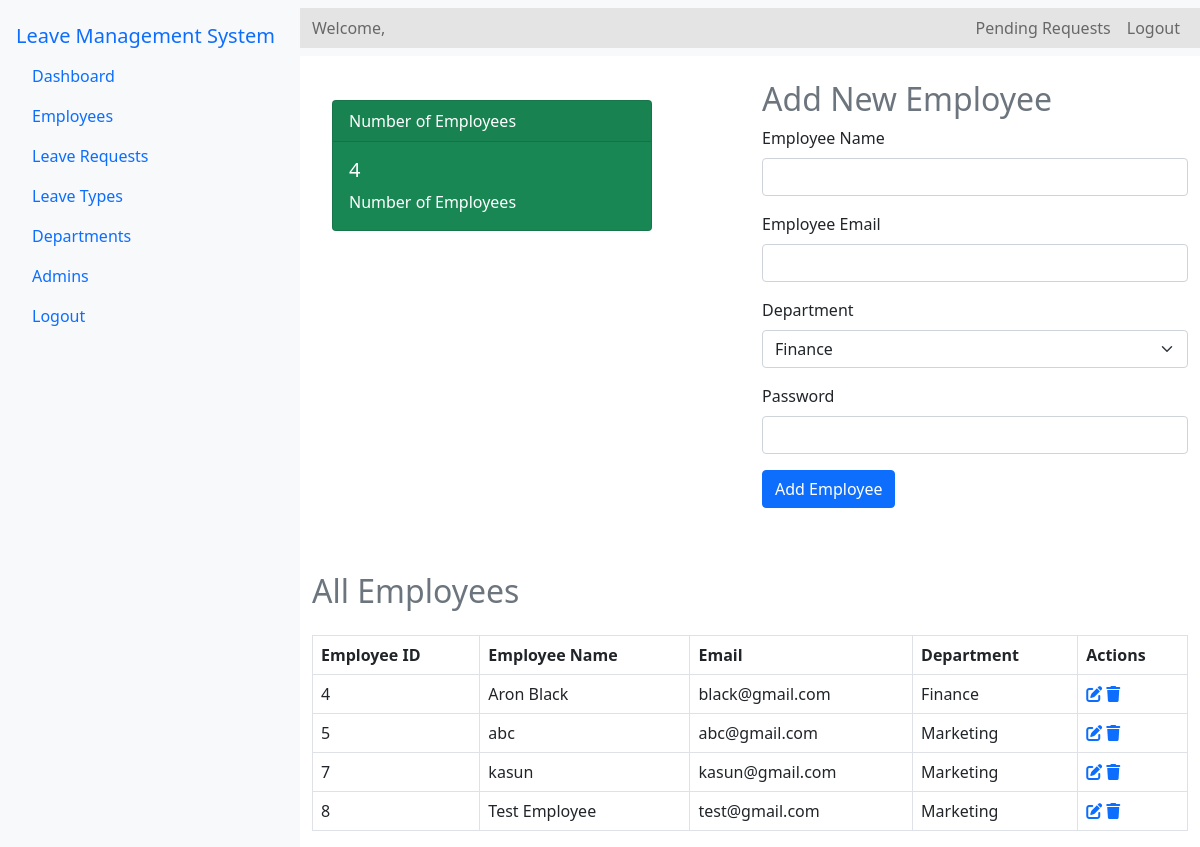
Page /Source/admin/employees.php (signed in) on the earlier database version.
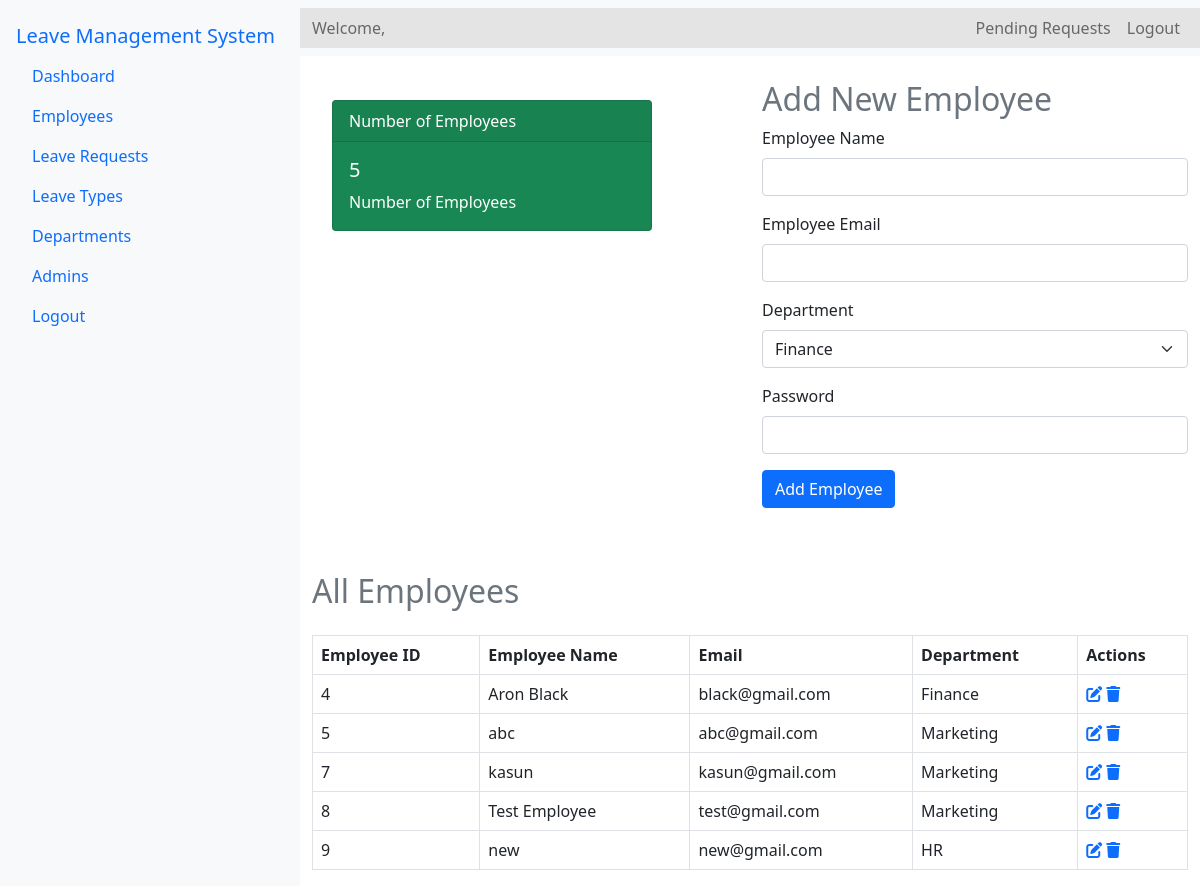
Same page on the later database version.
### tables this page shows
CREATE TABLE `employees` (
  `E_id` int(11) NOT NULL,
  `E_name` varchar(100) NOT NULL,
  `E_email` varchar(100) NOT NULL,
  `E_department` varchar(100) NOT NULL,
  `E_password` varchar(110) NOT NULL
);

### Source/admin/employees.php (the view, shortened to what this page needs)
<?php
include '../config.php';
$admin_email = $_SESSION['email'];
$stml = $conn->prepare("SELECT A_id, A_name FROM admin WHERE A_email = ?");
$stml->bind_param("s", $admin_email);
$stml->execute();
$stml->store_result();
$stml->bind_result($admin_id, $admin_name);
$employees_count_query = "SELECT COUNT(*) as count FROM employees";
$employees_count_result = $conn->query($employees_count_query);
$employees_count = $employees_count_result->fetch_assoc()['count'];
$employees_query = "SELECT * FROM employees";
$employees_result = $conn->query($employees_query);
$departments_query = "SELECT * FROM departments";
$departments_result = $conn->query($departments_query);
?>
<!DOCTYPE html>
<html lang="en">
<head>
    <link rel="stylesheet" href="../bootstrap-5.0.2-dist/css/bootstrap.min.css">
    <link rel="stylesheet" href="../css/admin-dashboard.css">
    <link rel="stylesheet" href="https://cdnjs.cloudflare.com/ajax/libs/font-awesome/6.0.0-beta3/css/all.min.css">
    <link rel="stylesheet" href="../css/main.css">
</head>
<body>
<div class="d-flex">
    <nav class="nav flex-column bg-light p-3" style="width: 300px; min-height: 100vh;">
        <a class="navbar-brand" href="a-dashboard.php">Leave Management System</a>
        <a class="nav-link" href="a-dashboard.php"> Dashboard</a>
        <a class="nav-link" href="employees.php"> Employees</a>
        <a class="nav-link d-flex justify-content-between align-items-center" href="leave-requests.php">
    Leave Requests
</a>
        <a class="nav-link" href="leave-types.php"> Leave Types</a>
        <a class="nav-link" href="departments.php"> Departments</a>
        <a class="nav-link" href="admins.php"> Admins</a>
        <a class="nav-link" href="logout.php" onclick="return confirmLogout();">Logout</a>
    </nav>
    <div class="flex-grow-1">
    <nav class="navbar navbar-expand-lg navbar-light bg-light">
    <div class="container-fluid">
        <span class="navbar-text">
            Welcome, <?php echo $admin_name; ?>
        </span>
        <div class="collapse navbar-collapse" id="navbarNavDropdown">
            <ul class="navbar-nav ms-auto">
                <li class="nav-item">
                    <a class="nav-link" href="leave-requests.php">
                        Pending Requests
                    </a>
                </li>
                <li class="nav-item">
                    <a class="nav-link" href="logout.php" onclick="return confirmLogout();">Logout</a>
                </li>
            </ul>
        </div>
    </div>
</nav>
        <div class="container mt-4">
            <div class="row">
                <div class="col-md-6" style="max-width: 30rem;">
                <div class="card text-white bg-success mb-3" style="max-width: 20rem;">
                        <div class="card-header">Number of Employees</div>
                        <div class="card-body">
                            <h5 class="card-title"><?php echo $employees_count; ?></h5>
                            <p class="card-text">Number of Employees</p>
                        </div>
                    </div>
                </div>
                <div class="col-md-6" >
                    <h2 class="text-secondary">Add New Employee</h2>
                    <form action="add-employee.php"  method="post">
                        <div class="mb-3">
                            <label for="employeeName" class="form-label">Employee Name</label>
                            <input type="text" class="form-control" id="employeeName" name="employeeName" required>
                        </div>
                        <div class="mb-3">
                            <label for="employeeEmail" class="form-label">Employee Email</label>
                            <input type="email" class="form-control" id="employeeEmail" name="employeeEmail" required>
                        </div>
                        <div class="mb-3">
                            <label for="employeeDepartment" class="form-label">Department</label>
                            <select class="form-select" id="employeeDepartment" name="employeeDepartment" required>
                                <?php while ($row = $departments_result->fetch_assoc()): ?>
                                    <option value="<?php echo htmlspecialchars($row['d_name']); ?>"><?php echo htmlspecialchars($row['d_name']); ?></option>
                                <?php endwhile; ?>
                            </select>
                        </div>
                        <div class="mb-3">
                            <label for="employeePassword" class="form-label">Password</label>
                            <input type="password" class="form-control" id="employeePassword" name="employeePassword" required>
                        </div>
                        <button type="submit" class="btn btn-primary">Add Employee</button>
                    </form>
                </div>
            </div>
            <div class="mt-5">
                <h2 class="text-secondary">All Employees</h2>
                <table class="table table-bordered mt-4">
                    <thead>
                        <tr>
                            <th>Employee ID</th>
                            <th>Employee Name</th>
                            <th>Email</th>
                            <th>Department</th>
                            <th>Actions</th>
                        </tr>
                    </thead>
                    <tbody>
                        <?php while ($row = $employees_result->fetch_assoc()): ?>
                        <tr>
                            <td><?php echo htmlspecialchars($row['E_id']); ?></td>
                            <td><?php echo htmlspecialchars($row['E_name']); ?></td>
                            <td><?php echo htmlspecialchars($row['E_email']); ?></td>
                            <td><?php echo htmlspecialchars($row['E_department']); ?></td>
                            <td>
                                <a href="employee-edit-profile.php?E_id=<?php echo htmlspecialchars($row['E_id']); ?>" ><i class="fas fa-edit"></i></a>
                                <a href="employee-delete.php?E_id=<?php echo htmlspecialchars($row['E_id']); ?>" onclick="return confirm('Are you sure you want to delete this employee?')"><i class="fas fa-trash"></i></a>
                            </td>
                        </tr>
                        <?php endwhile; ?>
                    </tbody>
                </table>
            </div>
        </div>
    </div>
</div>
</body>
</html>

### Source/css/admin-dashboard.css (style rules this page uses)
.container { margin-top: 20px; }
.table { margin-top: 20px; }
.card { margin: 20px; flex: 1; }
.container-fluid { background-color: rgb(228, 228, 228); }

Differences in the rows shown:
added employees: E_id "9", E_name "new", E_email "new@gmail.com", E_department "HR"
Other differences:
$employees_count: "4" → "5"
